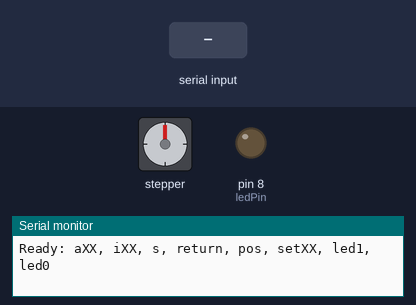
A sketch run on a simulated Arduino Uno, built with avr-gcc and run on an emulated ATmega328P. On the bench: stepper motor, output pins drawn as LEDs (lit = HIGH), the last lines printed to the serial monitor. Wiring (inferred from the names in the program): stepper motor driver (200 steps per turn assumed): step pin 12; direction pin 11; enable pin 10. The inputs (shaded band) are chosen by the test bench. Pins used as bus, display or sensor lines are not drawn.

Above: at 1.2 s.
1.3 s: "led1\n" received over Serial
At 2.2 s:
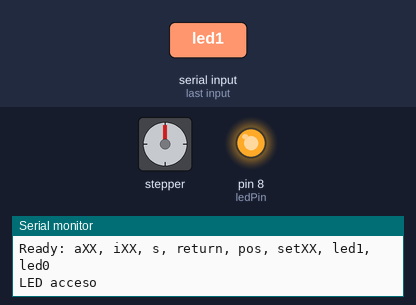
2.8 s: "s\n" received over Serial
4.3 s: "return\n" received over Serial
Timing chart, 0 to 7.3 s (numbered marks = the images above; inputs shaded):
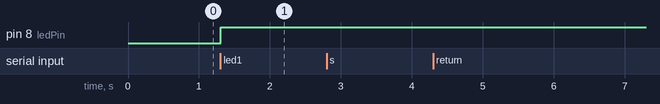

The sketch:

rotatore_tb6600.ino
```cpp
// Code maintained and documented by Lucrezia Borriello for FCC test beam (2025)

/*
STEPPER MOTOR + LED – AVAILABLE COMMANDS
---------------------------------
Stepper commands:
  aXX     → Rotate clockwise by XX degrees.
  iXX     → Rotate counterclockwise by XX degrees.
  s       → Reset position to 0°.
  return  → Move back to 0° reference.
  pos     → Print current position in degrees.
  setXX   → Force current position to XX degrees.

LED commands:
  led1    → Turn ON LED on pin D8
  led0    → Turn OFF LED on pin D8
---------------------------------
*/

int ena = 10;
int dir = 11;
int pul = 12;

const int ledPin = 8;  // LED pin


// Specifiche del motore con riduzione
const float motorStepDeg = 1.8;
const float gearRatio = 50.9;
float degPerStep = motorStepDeg / gearRatio; // ≈ 0.035363° per step
float positionDeg = 0;               // posizione attuale in gradi
float residualSteps = 0;             // accumula frazioni di step

void setup() {
  Serial.begin(9600);

  pinMode(ena, OUTPUT);
  pinMode(dir, OUTPUT);
  pinMode(pul, OUTPUT);

  pinMode(ledPin, OUTPUT);
  digitalWrite(ledPin, LOW); // LED spento all’inizio

  digitalWrite(ena, LOW);
  digitalWrite(dir, LOW);
  digitalWrite(pul, LOW);

  Serial.println("Ready: aXX, iXX, s, return, pos, setXX, led1, led0");
}

void moveSteps(long steps, boolean direction) {
  digitalWrite(ena, HIGH);
  if (dir) digitalWrite(dir, HIGH);
  else digitalWrite(dir, LOW);
  for (long i = 0; i < steps; i++) {
    digitalWrite(pul, HIGH);
    delayMicroseconds(50); // velocità del motore
    digitalWrite(pul, LOW);
    delayMicroseconds(50); // velocità del motore
  }

  // spegne il motore
  digitalWrite(ena, LOW);
  digitalWrite(dir, LOW);
}

void moveAngle(float angle) {
  float stepsFloat = angle / degPerStep + residualSteps;
  long steps = round(stepsFloat);
  residualSteps = stepsFloat - steps;

  moveSteps(abs(steps), steps > 0 ? true : false);
  positionDeg += angle;
}

void printPosition() {
  Serial.print("Current position: ");
  Serial.print(positionDeg, 3); // stampa con 3 decimali
  Serial.println("°");
}

void loop() {
  if (Serial.available() > 0) {
    String cmd = Serial.readStringUntil('\n');
    cmd.trim();
    if(cmd.length() == 0) return;

    if(cmd.startsWith("a")){
      int angle = cmd.substring(1).toInt();
      moveAngle(angle);
      Serial.print("Moved clockwise "); Serial.print(angle); Serial.println("°");
      printPosition();
    }
    else if(cmd.startsWith("i")){
      int angle = cmd.substring(1).toInt();
      moveAngle(-angle);
      Serial.print("Moved counterclockwise "); Serial.print(angle); Serial.println("°");
      printPosition();
    }
    else if(cmd=="s"){
      positionDeg = 0;
      residualSteps = 0;
      Serial.println("Stepper reset to 0°");
      printPosition();
    }
    else if(cmd=="return"){
      float delta = -positionDeg;
      moveAngle(delta);
      Serial.println("Returned to 0°");
      printPosition();
    }
    else if(cmd=="pos"){
      printPosition();
    }
    else if(cmd.startsWith("set")){
      int newPos = cmd.substring(3).toInt();
      positionDeg = newPos;  // forzo posizione attuale
      residualSteps = 0;     // azzero il residuo
      Serial.print("Position manually set to ");
      Serial.print(newPos);
      Serial.println("°");
      printPosition();
    }
    else if(cmd=="led1"){
      digitalWrite(ledPin, HIGH);
      Serial.println("LED acceso");
    }
    else if(cmd=="led0"){
      digitalWrite(ledPin, LOW);
      Serial.println("LED spento");
    }
    else{
      Serial.println("Command not valid");
    }
  }
}
```

Measured:
- after the input at 1.3 s, pin 8 (ledPin): LOW → HIGH at once
